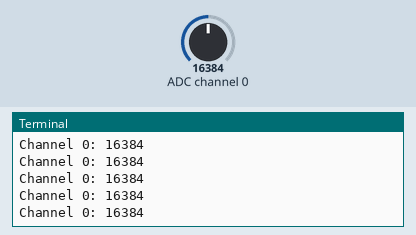
Recording of a program running on a simulated Raspberry Pi (BCM pin numbers). On the bench: the last lines printed to the terminal. The test bench sets the inputs (shaded band); at power-on: ADC channel 0 = 16384 (analog values on the 0–32767 scale). The clock reads 2024-03-15 10:24:30 at power-on unless the program sets it.

Above: at 1.2 s.
1.3 s: ADC channel 0 set to 22936
At 1.5 s:
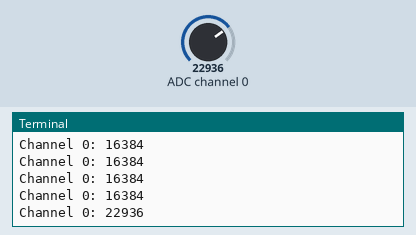
2.8 s: ADC channel 0 set to 28834
At 2.8 s:
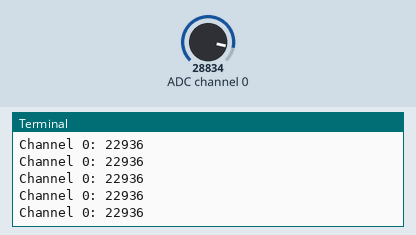
Timing chart, 0 to 5.8 s (numbered marks = the images above; inputs shaded):
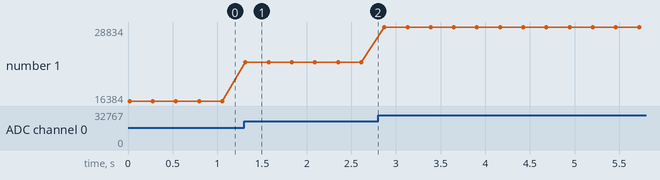

Measured:
- after the input at 1.3 s, the terminal: prints a new line at once (image 1)
- plotted number 1: 16384 → 22936 after the input at 1.3 s, 22936 → 28834 after the input at 2.8 s

The program:

ComparadorCH0.py
```python
import time #Comparando el valor del canal 0
import Adafruit_ADS1x15
adc = Adafruit_ADS1x15.ADS1115()
GAIN = 1 #Ganancia
adc.start_adc_comparator(0, #numero del canal
                         #10000, 9000,  # High threshold value, low threshold value
			 2506,1000,
			 #Umbral = Threshold
                         active_low=True, traditional=True, latching=False,
			 #active_high=True, traditional=True, latching=False,
			 #Latching=Cerrojo
                         num_readings=1, gain=GAIN)
print('Reading ADS1x15 channel 0 for 5 seconds with comparator...')
start = time.time()
while (time.time() - start) <= 50.0:
    value = adc.get_last_result()
    print('Channel 0: {0}'.format(value))
#     print('Channel 0:' + value)    ###Verificar porque no se puede imprimir asi
    time.sleep(0.25)
adc.stop_adc()
```
